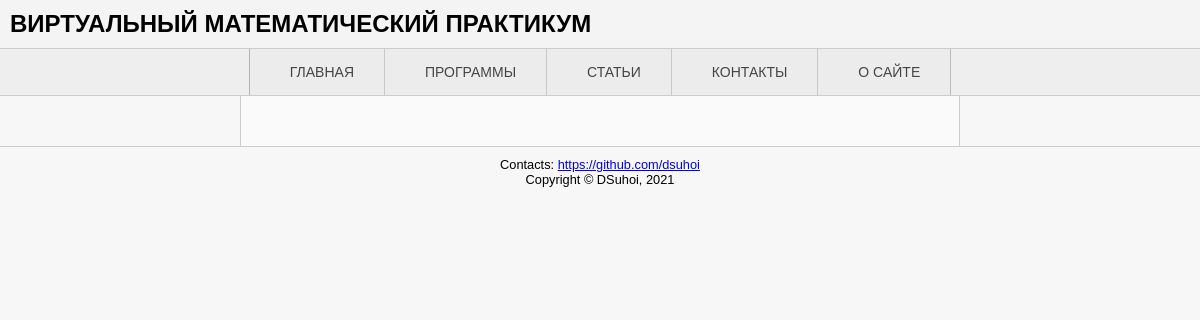
The page /post/9 on the database as committed earlier.
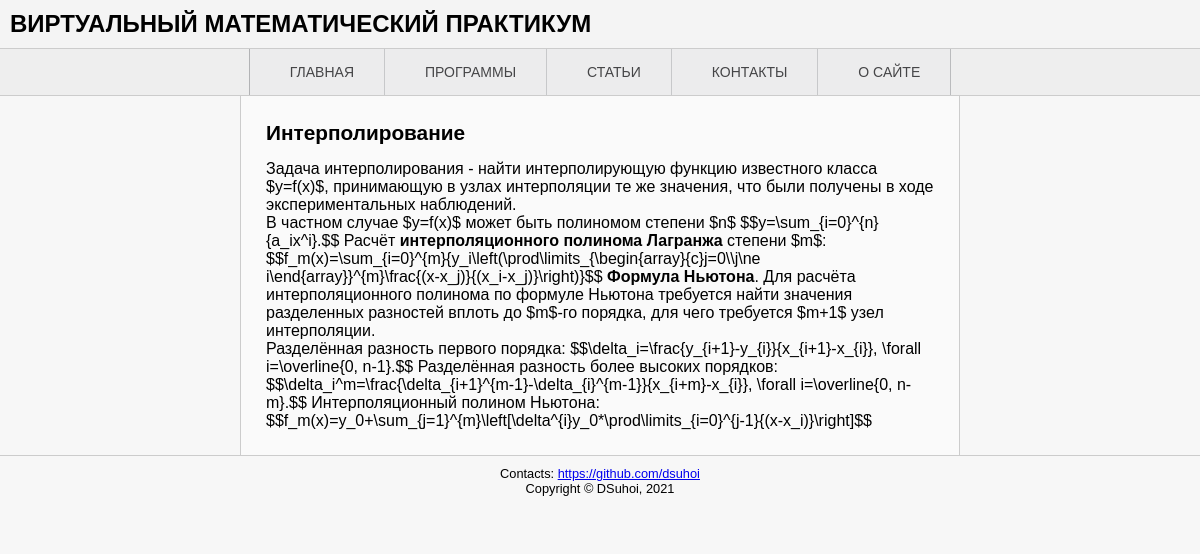
The same page on the database as committed later.
### app/models.py (models this page shows, shortened)
class Articles(db.Model):
    id = db.Column(db.Integer(), nullable=False, primary_key=True)
    title = db.Column(db.Text(), nullable=False)
    chapter = db.Column(db.Text(), nullable=False)
    content = db.Column(db.Text(), nullable=False, default='Текст')

### app/post/views.py (the view)
@post.route('/<post_id>')
def page(post_id):
    articles = Articles.query
    return render_template('page.html', data=articles.get(post_id))

### app/templates/page.html (shortened to what this page needs)
{% extends "base.html" %}
{% block text %}
<article>
    {{data.content |safe }}
</article>
{%endblock %}

Rows that differ between the two databases and show on the page:
added Articles: content "Интерполирование Задача интерполирования - найти интерполирующую функцию известного класса $y=f(x)$, принимающую в узлах интерполяции те же значения, что были получены в ходе экспериментальных наблюдений. В частном случае $y=f(x)$ может быть полиномом степени $n$ $$y=\\sum_{i=0}^{n}{a_ix^i}.$$ Расчёт интерполяционного полинома Лагранжа степени $m$: $$f_m(x)=\\sum_{i=0}^{m}{y_i\\left(\\prod\\limits_{\\begin{array}{c}j=0\\\\j\\ne i\\end{array}}^{m}\\frac{(x-x_j)}{(x_i-x_j)}\\right)}$$ Формула Ньютона . Для расчёта интерполяционного полинома по формуле Ньютона требуется найти значения разделенных разностей вплоть до $m$-го порядка, для чего требуется $m+1$ узел интерполяции. Разделённая разность первого…"
